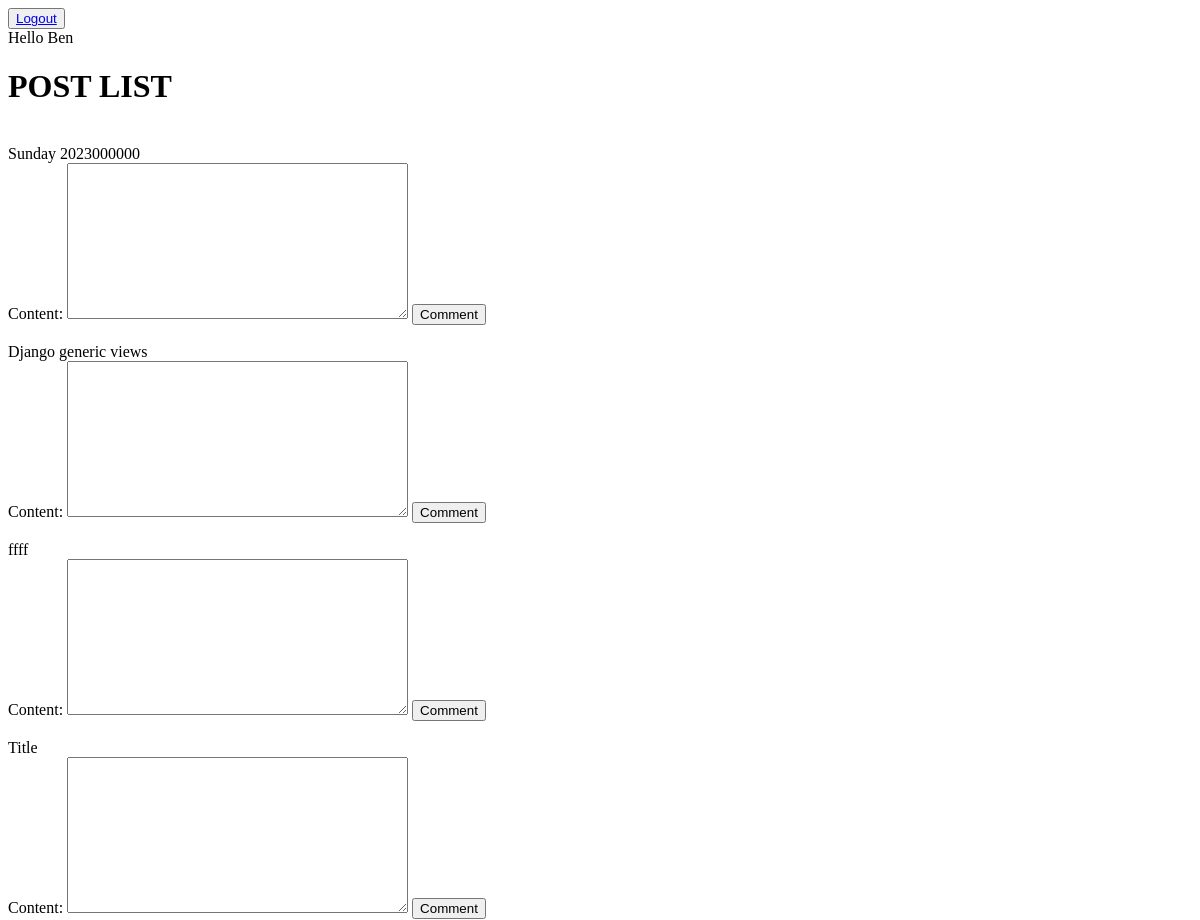
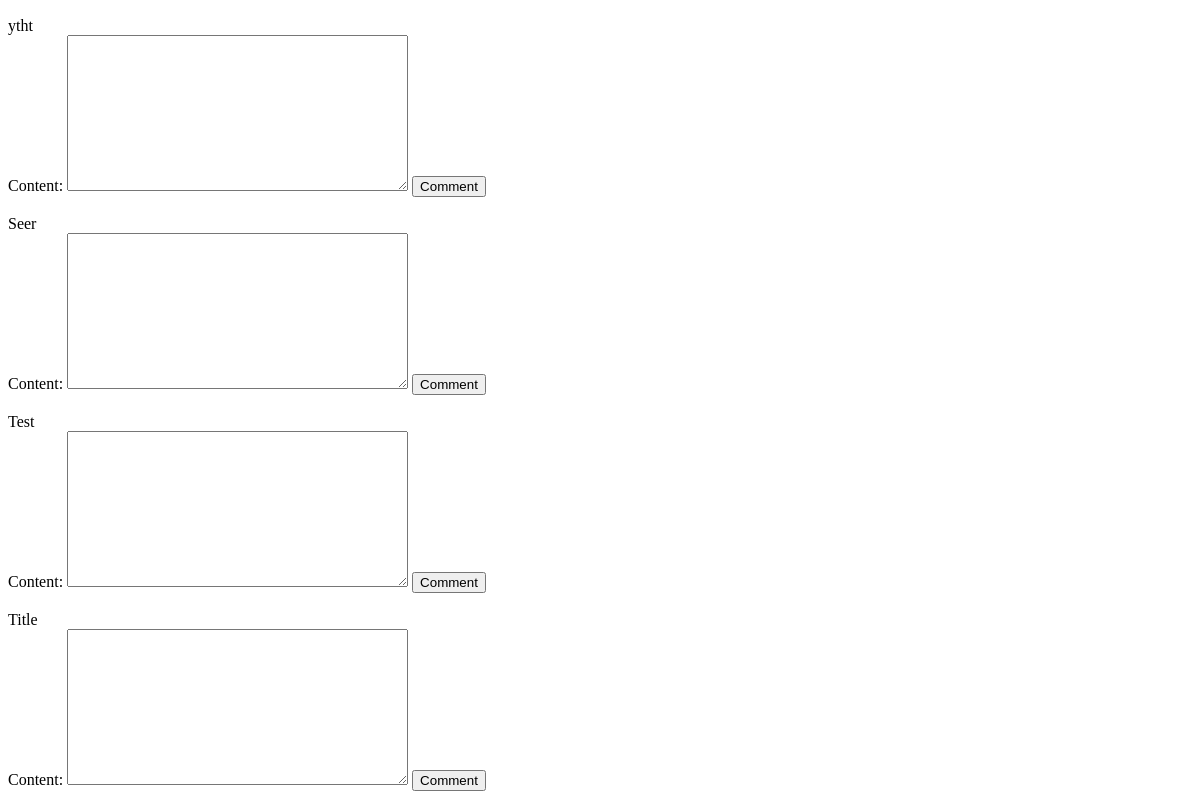
The page / (signed in) on the database as committed earlier (2 pictures, top to bottom).
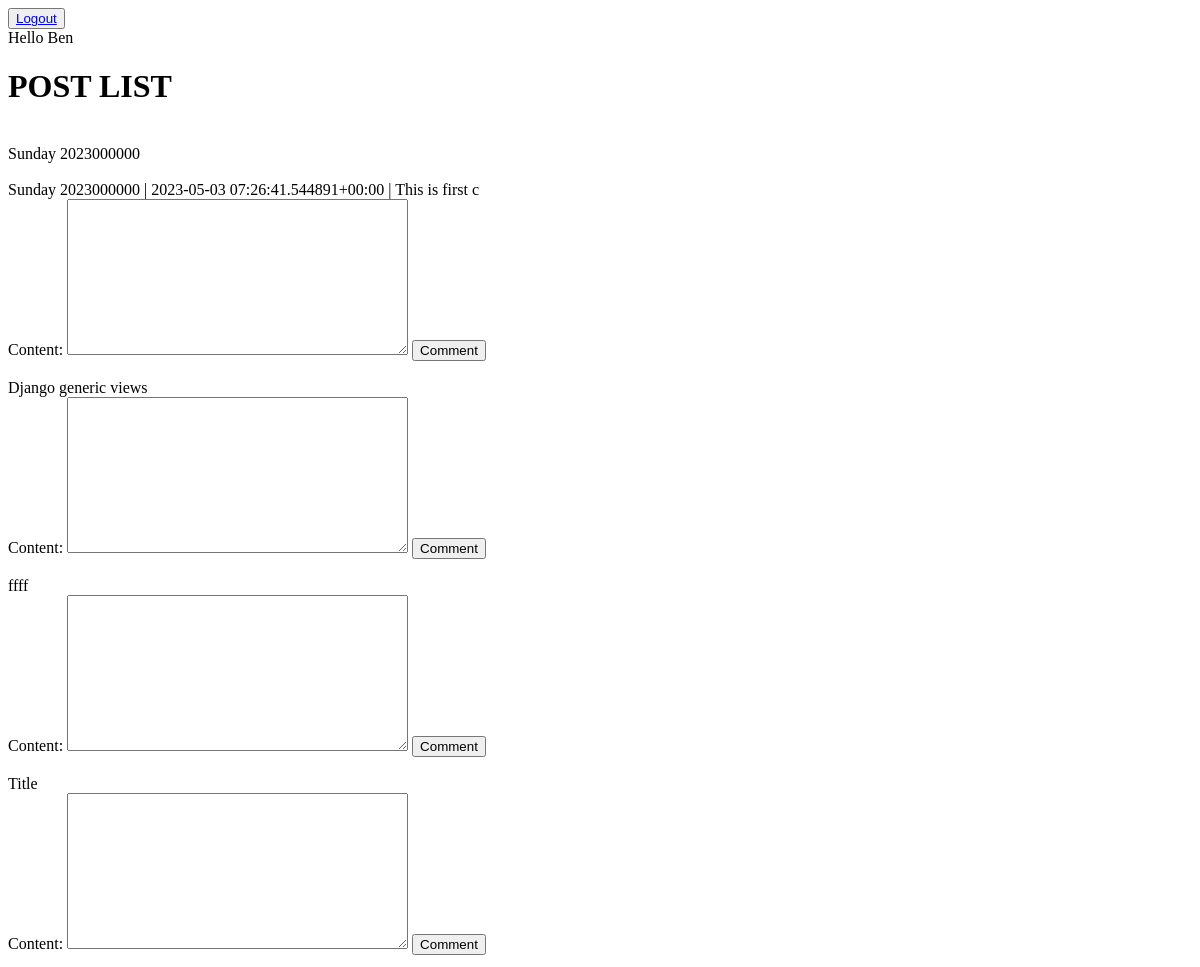
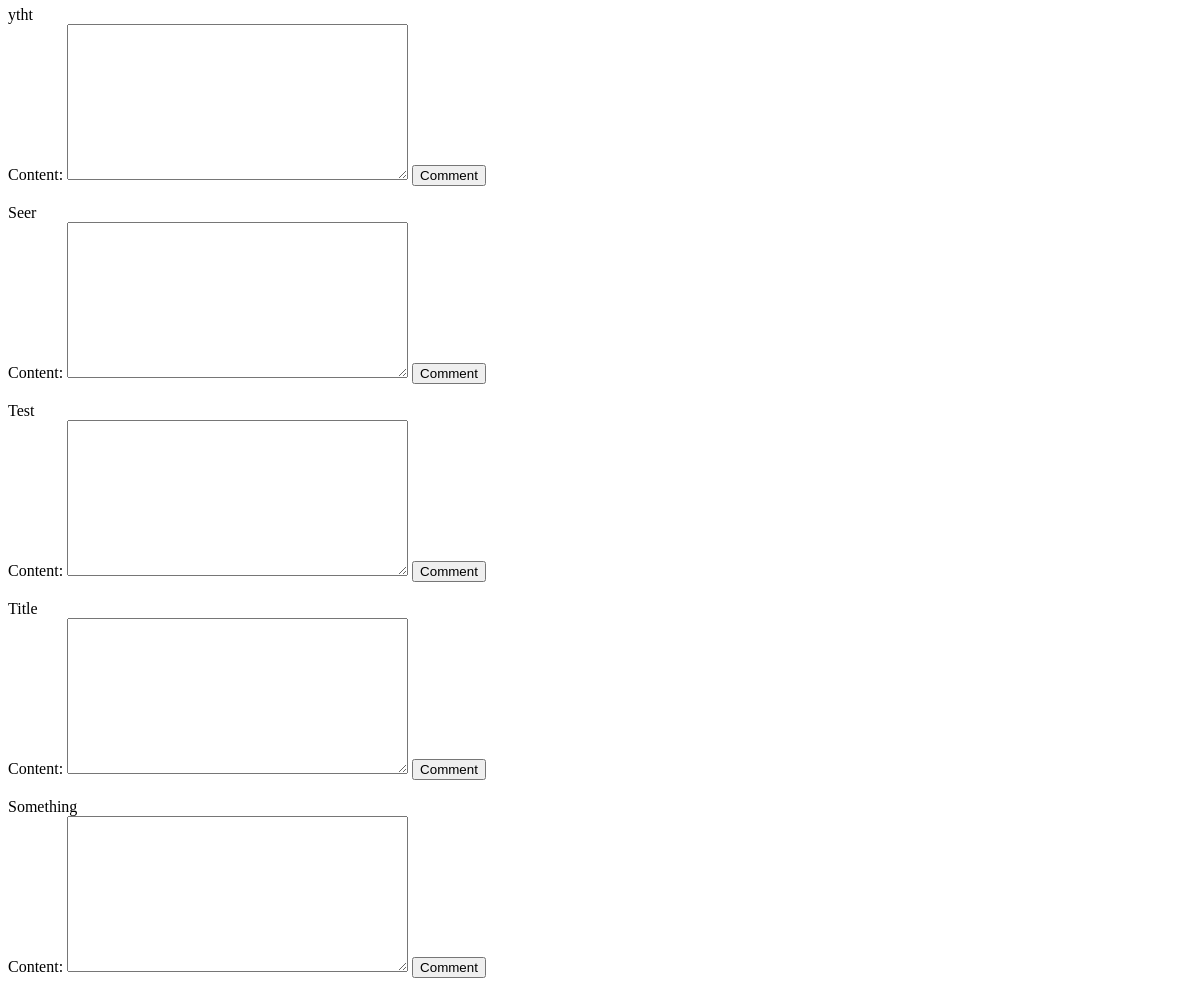
The same page on the database as committed later (2 pictures, top to bottom).
### polls/models.py (models this page shows, shortened)
class Post(models.Model):
    title = models.CharField(max_length=50, validators=[MinLengthValidator(5)])
    author = models.ForeignKey(UserProfile,
                               null = True,
                               on_delete = models.CASCADE,
                               related_name = 'posts')
    date_created = models.DateField(null=True, validators=[date_validator])
    def __str__(self) -> str:
        return self.title

class Comment(models.Model):
    post = models.ForeignKey(Post, on_delete=models.CASCADE, related_name='comments')
    author = models.ForeignKey(UserProfile, on_delete=models.SET_NULL, null=True)
    created_at = models.DateTimeField(auto_now_add=True)
    content = models.TextField()
    def __str__(self):
        return f"{self.post.title} | {self.created_at} | {self.short_content()}"
    "ABC"
    def short_content(self):
        try:
            return self.content[:15]
        except IndexError:
            return self.content

### polls/views.py (the view)
# urls.py: path("", PostListView.as_view(), name="posts-all"),
class PostListView(generic.ListView):
    template_name = 'post_list.html'
    context_object_name = 'posts'
    model = Post
    def get_context_data(self, **kwargs):
        context = super().get_context_data(**kwargs)
        context['current_date'] = date.today()
        user = self.request.user
        if hasattr(user, 'profile'):
            author = self.request.user.profile
            posts = self.get_queryset()
            comments = [CommentForm(initial={'post': post, 'author': author}) for post in posts]
            context['posts_comments'] = zip(posts, comments)
        author = self.request.user.profile
        comments = [CommentForm(initial={'post': post, 'author': author}) for post in posts]
        context['post_comments'] = zip(posts, comments)
        return context

### polls/templates/post_list.html (shortened to what this page needs)
<!DOCTYPE html>
<html lang="en">
<head>
</head>
<body>
    {% if user.is_authenticated %}
        <button><a href="{% url 'logout' %}">Logout</a></button><br>
        Hello {{user}}
    <br>
    <h1>POST LIST</h1>
    {%for post, comment_form in post_comments%}
        <br>
            {{post}}
        <br>
        {%for comment in post.comments.all%}
        <br>
            {{comment}}
        <br>
        {%endfor%}
        <form method="post" action="{% url 'add_comment' %}">
            {{ comment_form }}
            <button type="submit"> Comment </button>
        </form>
    {%endfor%}
    {%endif%}
</body>
</html>

Rows that differ between the two databases and show on the page:
added Comment: post+created_at+content "Sunday 2023000000 | 2023-05-03 07:26:41.544891+00:00 | This is first c", shown under Post "Sunday 2023000000"
added Post: title "Something"
